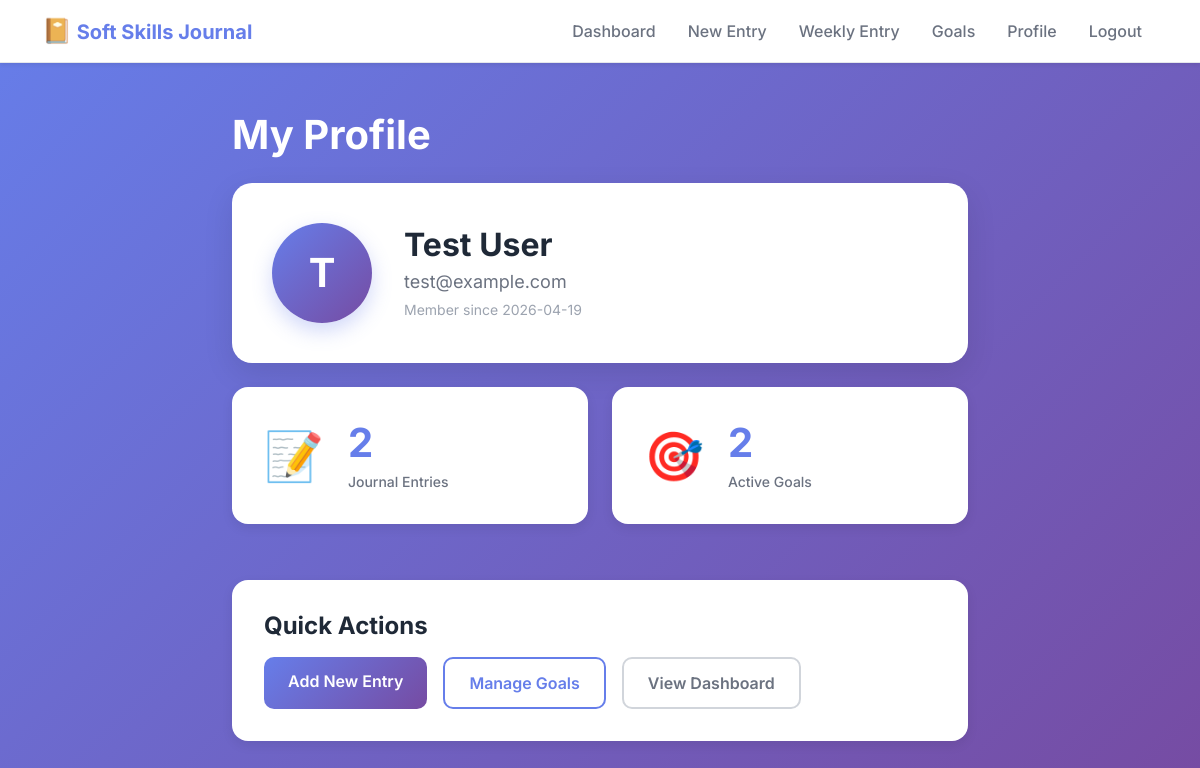
Screenshot of /profile (signed in) with the database file from the repository.
### tables this page shows
CREATE TABLE users (
            id INTEGER PRIMARY KEY AUTOINCREMENT,
            name TEXT NOT NULL,
            email TEXT UNIQUE NOT NULL,
            password TEXT NOT NULL,
            created_at TIMESTAMP DEFAULT CURRENT_TIMESTAMP
        );

### app.py (the view)
@app.route('/profile')
@login_required
def profile():
    conn = get_db()
    cursor = conn.cursor()
    cursor.execute('SELECT * FROM users WHERE id = ?', (session['user_id'],))
    user = cursor.fetchone()
    cursor.execute('SELECT COUNT(*) as count FROM entries WHERE user_id = ?', (session['user_id'],))
    entry_count = cursor.fetchone()['count']
    cursor.execute('SELECT COUNT(*) as count FROM goals WHERE user_id = ?', (session['user_id'],))
    goal_count = cursor.fetchone()['count']
    conn.close()
    return render_template('profile.html', user=user, entry_count=entry_count, goal_count=goal_count)

### app.py (called while the page is built)
def get_db():
    conn = sqlite3.connect(DATABASE)
    conn.row_factory = sqlite3.Row  # This enables column access by name
    return conn

def login_required(f):
    @wraps(f)
    def decorated_function(*args, **kwargs):
        if 'user_id' not in session:
            flash('Please log in to access this page.', 'warning')
            return redirect(url_for('login'))
        return f(*args, **kwargs)
    return decorated_function

### templates/profile.html (shortened to what this page needs)
{% extends "base.html" %}
{% block content %}
<div class="dashboard-container">
    <div class="container py-5">
        <div class="row justify-content-center">
            <div class="col-lg-8">
                <h1 class="page-title mb-4">My Profile</h1>
                <div class="profile-card mb-4">
                    <div class="profile-header">
                        <div class="profile-avatar">
                            {{ user['name'][0].upper() }}
                        </div>
                        <div class="profile-info">
                            <h2 class="profile-name">{{ user['name'] }}</h2>
                            <p class="profile-email">{{ user['email'] }}</p>
                            <p class="profile-date">Member since {{ user['created_at'][:10] }}</p>
                        </div>
                    </div>
                </div>
                <div class="row">
                    <div class="col-md-6 mb-4">
                        <div class="stats-card">
                            <div class="stats-icon">📝</div>
                            <div class="stats-content">
                                <h3 class="stats-number">{{ entry_count }}</h3>
                                <p class="stats-label">Journal Entries</p>
                            </div>
                        </div>
                    </div>
                    <div class="col-md-6 mb-4">
                        <div class="stats-card">
                            <div class="stats-icon">🎯</div>
                            <div class="stats-content">
                                <h3 class="stats-number">{{ goal_count }}</h3>
                                <p class="stats-label">Active Goals</p>
                            </div>
                        </div>
                    </div>
                </div>
                <div class="quick-actions">
                    <h4 class="mb-3">Quick Actions</h4>
                    <div class="d-flex gap-3 flex-wrap">
                        <a href="{{ url_for('new_entry') }}" class="btn btn-primary">Add New Entry</a>
                        <a href="{{ url_for('goals') }}" class="btn btn-outline-primary">Manage Goals</a>
                        <a href="{{ url_for('dashboard') }}" class="btn btn-outline-secondary">View Dashboard</a>
                    </div>
                </div>
            </div>
        </div>
    </div>
</div>
{% endblock %}

### static/style.css (style rules this page uses)
* { margin: 0; padding: 0; box-sizing: border-box; }
body { font-family: 'Inter', sans-serif; background: linear-gradient(135deg, #667eea 0%, #764ba2 100%); min-height: 100vh; color: #333; }
.btn-primary { background: linear-gradient(135deg, #667eea 0%, #764ba2 100%); border: none; padding: 0.75rem 1.5rem; border-radius: 10px; font-weight: 600; transition: transform 0.2s, box-shadow 0.2s; }
.btn-outline-primary { border: 2px solid #667eea; color: #667eea; padding: 0.75rem 1.5rem; border-radius: 10px; font-weight: 600; transition: all 0.2s; }
.btn-outline-secondary { border: 2px solid #d1d5db; color: #6b7280; padding: 0.75rem 1.5rem; border-radius: 10px; font-weight: 600; transition: all 0.2s; }
.dashboard-container { min-height: calc(100vh - 72px); }
.page-title { font-size: 2.5rem; font-weight: 700; color: white; margin-bottom: 0.5rem; }
.profile-card { background: white; border-radius: 20px; padding: 2.5rem; box-shadow: 0 10px 30px rgba(0, 0, 0, 0.1); }
.profile-header { display: flex; align-items: center; gap: 2rem; }
.profile-avatar { width: 100px; height: 100px; border-radius: 50%; background: linear-gradient(135deg, #667eea 0%, #764ba2 100%); display: flex; align-items: center; justify-content: center; color: white; font-size: 2.5rem; font-weight: 700; box-shadow: 0 8px 20px rgba(102, 126, 234, 0.3); }
.profile-info { flex: 1; }
.profile-name { font-size: 2rem; font-weight: 700; color: #1f2937; margin-bottom: 0.25rem; }
.profile-email { color: #6b7280; font-size: 1.125rem; margin-bottom: 0.25rem; }
.profile-date { color: #9ca3af; font-size: 0.875rem; margin: 0; }
.stats-card { background: white; border-radius: 16px; padding: 2rem; box-shadow: 0 4px 12px rgba(0, 0, 0, 0.08); display: flex; align-items: center; gap: 1.5rem; }
.stats-icon { font-size: 3rem; }
.stats-number { font-size: 2.5rem; font-weight: 700; color: #667eea; margin-bottom: 0.25rem; }
.stats-label { color: #6b7280; font-size: 0.875rem; font-weight: 500; margin: 0; }
.quick-actions { background: white; border-radius: 16px; padding: 2rem; box-shadow: 0 4px 12px rgba(0, 0, 0, 0.08); margin-top: 2rem; }
.quick-actions h4 { color: #1f2937; font-weight: 700; }

### rows the page displays
users: name "T", name "Test User", email "test@example.com", created_at "2026-04-19"

### other values shown
{{ entry_count }} "2"
{{ goal_count }} "2"
